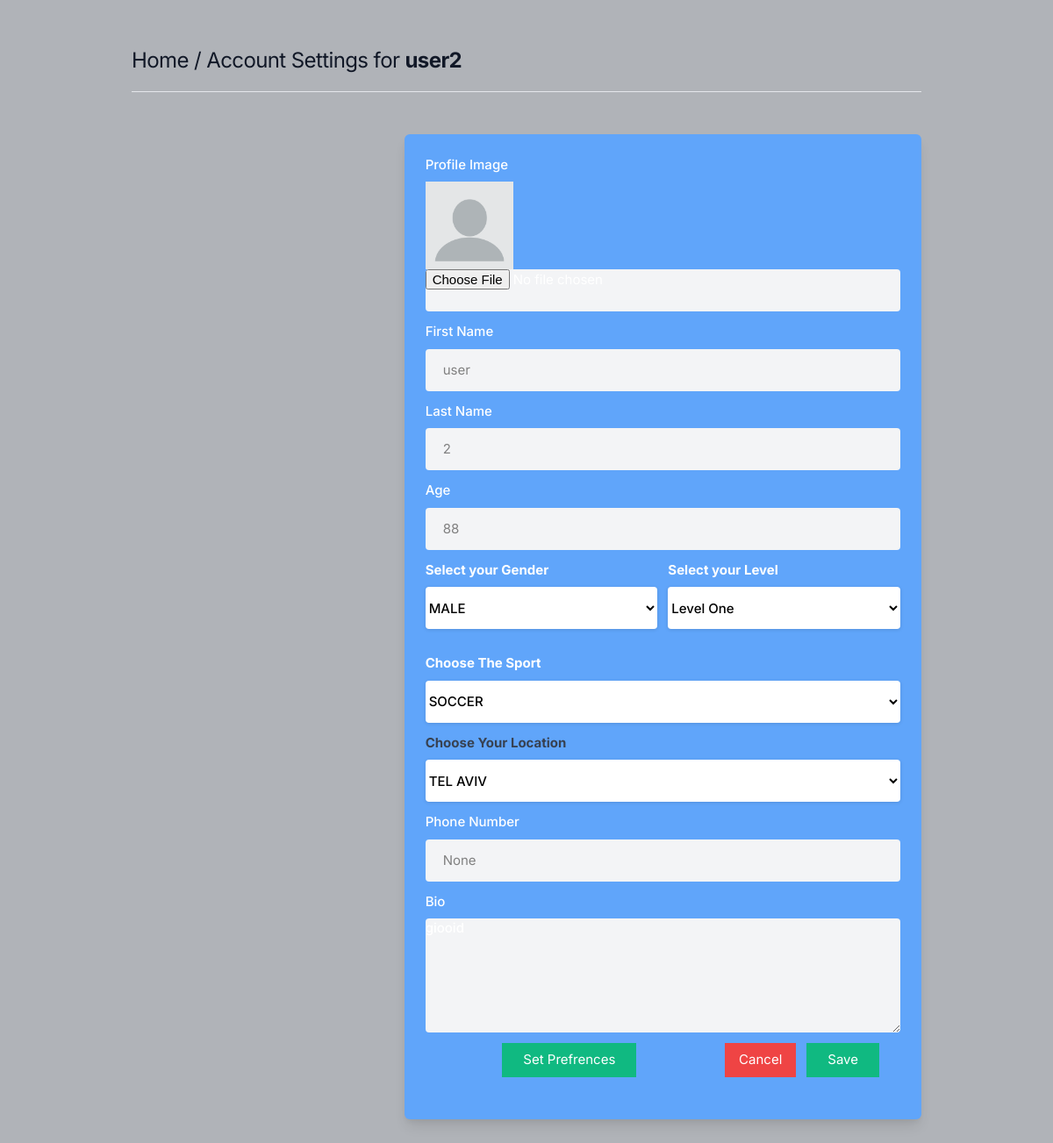
Screenshot of /settings (signed in) with the database file from the repository.
### core/models.py (models this page shows, shortened)
class Profile(models.Model):
    user = models.ForeignKey(User, on_delete=models.CASCADE)
    bio = models.TextField(blank=True)
    profileimg = models.ImageField(upload_to='profile_images', default='blank-profile-picture.png')
    location = models.CharField(max_length=100,choices = LOCATION, blank=True)
    age = models.IntegerField(blank=True,null=True)
    gender = models.CharField(
        max_length=10, choices=GENDER, default='MALE', blank=True, null=True)
    sport = models.CharField(
        max_length=20, choices=SPORTS_ITEM, default='SOCCER', blank=True, null=True)
    level = models.CharField(
        max_length=2, choices=LAVEL, blank=True, null=True)
    phone = models.CharField(max_length=20, blank=True, null=True)
    number_of_new = models.IntegerField(default=0)
    preferences = models.CharField(max_length=10000, blank=True, null=True)
    rating = models.IntegerField(default=5)

### core/views.py (the view, shortened to what this page needs)
# urls.py: path('settings', views.settings, name='settings'),
@login_required(login_url='signin')
def settings(request):
    user_profile = Profile.objects.get(user=request.user)
    return render(request, 'setting.html', {'user_profile': user_profile})

### templates/setting.html (shortened to what this page needs)
{% load static %}
<!DOCTYPE html>
<html lang="en">
<head>
    <link rel="stylesheet" href="{% static 'assets/css/icons.css' %}">
    <link rel="stylesheet" href="{% static 'assets/css/uikit.css' %}">
    <link rel="stylesheet" href="{% static 'assets/css/style.css' %}">
    <link rel="stylesheet" href="{% static 'assets/css/tailwind.css' %}">
</head>
<body
    style="background-image:url('https://png.pngtree.com/background/20220716/original/pngtree-colorful-sports-theme-background-material-picture-image_1636814.jpg') ; background-repeat:no-repeat; background-size: cover;">
    <div class="container m-auto">
        <h1 class="text-2xl leading-none text-gray-900 tracking-tight mt-3"><a href="/">Home</a> / Account Settings for
            <b>{{user.username}}</b> </h1>
        <br>
        <hr>
        <div class="grid lg:grid-cols-3 mt-12 gap-8">
            <div>
            </div>
            <div class="bg-blue-400 text-white rounded-md lg:shadow-lg shadow-lg col-span-2">
                <form action="" method="POST" enctype="multipart/form-data">
                    <div class="grid grid-cols-2 gap-3 lg:p-6 p-4">
                        <div class="col-span-2">
                            <label for=""> Profile Image</label>
                            <img width="100" height="100" src="{{user_profile.profileimg.url }}" />
                            <input type="file" name="image" value="" class="shadow-none bg-gray-100">
                        </div>
                        <div class="col-span-2">
                            <label for=""> First Name</label>
                            <input type="text" name="fname" value="{{user_profile.user.first_name }}"
                                class="shadow-none bg-gray-100" required>
                        </div>
                        <div class="col-span-2">
                            <label for=""> Last Name</label>
                            <input type="text" name="lname" value="{{user_profile.user.last_name }}"
                                class="shadow-none bg-gray-100" required>
                        </div>
                        <div class="col-span-2">
                            <label for=""> Age </label>
                            <input type="number" name="age" value="{{user_profile.age }}"
                                class="shadow-none bg-gray-100" required>
                        </div>
                        <div class="mb-4">
                            <label class="block text-white font-bold mb-2" for="event-name">
                                Select your Gender
                            </label>
                            <select class="form-select text-black block w-full mt-1" id="event-name" name="gender" required>
                                <option value="MALE">MALE</option>
                            </select>
                        </div>
                        <div class="mb-4">
                            <label class="block text-white-700 font-bold mb-2" for="event-name">
                                Select your Level
                            </label>
                            <select class="form-select text-black block w-full mt-1" id="event-name" name="level" required>
                                <option value="1">Level One</option>
                            </select>
                        </div>
                        <div class="col-span-2">
                            <label class="block text-white font-bold mb-2" for="event-name">
                                Choose The Sport
                            </label>
                            <select class=" form-select text-black block w-full mt-1" id="event-name" name="sport" required>
                                <option value="SOCCER">SOCCER</option>
                            </select>
                        </div>
                        <div class="col-span-2">
                            <label class="block text-gray-700 font-bold mb-2" for="">
                                Choose Your Location
                            </label>
                            <select class="form-select text-black block w-full mt-1" id="" name="location" required>
                                <option value="TEL AVIV">TEL AVIV</option>
                            </select>
                        </div>
                        <div class="col-span-2">
                            <label for=""> Phone Number</label>
                            <input type="text" name="phone" value="{{user_profile.phone}}" class="shadow-none bg-gray-100" required>
                        </div>
                        <div class="col-span-2">
                            <label for="about">Bio</label>
                            <textarea id="about" name="bio" rows="3"
                                class="shadow-none bg-gray-100" required>{{user_profile.bio}}</textarea>
                        </div>
                    <div class=" p-6 pt-0 flex justify-end space-x-3">
                        <a class="px-6 py-2 bg-green-500 text-white" href="/preferences"> Set Prefrences</a>
                    </div>
                    <div class=" p-6 pt-0 flex justify-end space-x-3">
                        <a href="/" type="submit" class="px-4 py-2 bg-red-500 text-white hover:bg-red-700 ">Cancel</a>
                        <button  type="submit" class="px-6 py-2 bg-green-500 text-white">Save</button>
                    </div>
                </form>
            </div>
        </div>
        <br>
    </div>
</body>
</html>

### static/assets/css/style.css (style rules this page uses)
body { background-color: #B0B3B8!important; }
button { vertical-align: middle; }
input { height: 48px; line-height: 48px; padding: 0 20px; outline: none; font-size: 15px; color: #808080; max-width: 100%; width: 100%; -webkit-box-sizing: border-box; box-sizing: border-box; display: block; font-weight: 400; opacity: 1; border-radius: 4px; border: none; -webkit-box-shadow: 0 1px 4px 0px rgba(0, 0, 0, 0.12); box-shadow: 0 1px 4px 0px rgba(0, 0, 0, 0.12); }
input[type="text"], input[type="password"], input[type="email"], input[type="number"] { height: 48px; line-height: 48px; padding: 0 20px; outline: none; font-size: 15px; color: #808080; max-width: 100%; width: 100%; -webkit-box-sizing: border-box; box-sizing: border-box; display: block; font-weight: 400; opacity: 1; border-radius: 4px; border: none; -webkit-box-shadow: 0 1px 4px 0px rgba(0, 0, 0, 0.12); box-shadow: 0 1px 4px 0px rgba(0, 0, 0, 0.12); }
textarea { height: 48px; line-height: 48px; padding: 0 20px; outline: none; font-size: 15px; color: #808080; margin: 0 0 16px 0; max-width: 100%; width: 100%; -webkit-box-sizing: border-box; box-sizing: border-box; display: block; background-color: #fff; font-weight: 500; opacity: 1; border-radius: 4px; border: none; -webkit-box-shadow: 0 1px 4px 0px rgba(0, 0, 0, 0.12); box-shadow: 0 1px 4px 0px rgba(0, 0, 0, 0.12); }
select { height: 48px; line-height: 48px; padding: 0 20px; outline: none; font-size: 15px; color: #808080; margin: 0 0 16px 0; max-width: 100%; width: 100%; -webkit-box-sizing: border-box; box-sizing: border-box; display: block; background-color: #fff; font-weight: 500; opacity: 1; border-radius: 4px; border: none; -webkit-box-shadow: 0 1px 4px 0px rgba(0, 0, 0, 0.12); box-shadow: 0 1px 4px 0px rgba(0, 0, 0, 0.12); padding: 15px 18px; cursor: pointer; }
input { -webkit-transition: all 0.1s ease-in-out; transition: all 0.1s ease-in-out; }
::placeholder { color: #808080; opacity: 1; }
textarea { height: auto; line-height: 27px; padding: 20px; min-height: 130px; -webkit-transition: none !important; transition: none !important; min-width: 100%; }
label, legend { display: block; font-weight: bold; font-size: 15px; font-weight: 500; margin-bottom: 8px; }
button { border: none; margin: 0; padding: 0; width: auto; overflow: visible; background: transparent; color: inherit; font: inherit; line-height: normal; cursor: pointer; }
a { color: #be185d; -webkit-transition: 0.3s; transition: 0.3s; outline: none !important; }
button { outline: none !important; }
img { max-width: 100%; }
body { color: #666; font-size: 15px; line-height: 27px; background-color: #f0f2f5; font-family: "Inter", sans-serif; text-transform: none; }
h1, h2, h3, h4, h5, h6 { font-family: "Inter", sans-serif; text-transform: none; }
input[type="text"], input[type="password"], input[type="email"] { font-family: "Inter", sans-serif; text-transform: none; }
textarea, select { font-family: "Inter", sans-serif; text-transform: none; }
button, body .pac-container { font-family: "Inter", sans-serif; text-transform: none; }
h1, h2, h3, h4, h5, h6 { color: #333; font-weight: 500; margin: 0; padding: 0; }
h1 { font-size: 32px; }
b, strong { font-weight: 700 !important; }
@media (min-width: 1024px) { .container { max-width: 900px !important; padding-top: 45px; } }
.shadow-none { -webkit-box-shadow: none !important; box-shadow: none !important; }

### rows the page displays
Profile: profileimg (placeholder picture), fname "user", lname "2", age "88", phone "None", bio "giooid"

### other values shown
{{ user.username }} "user2"
